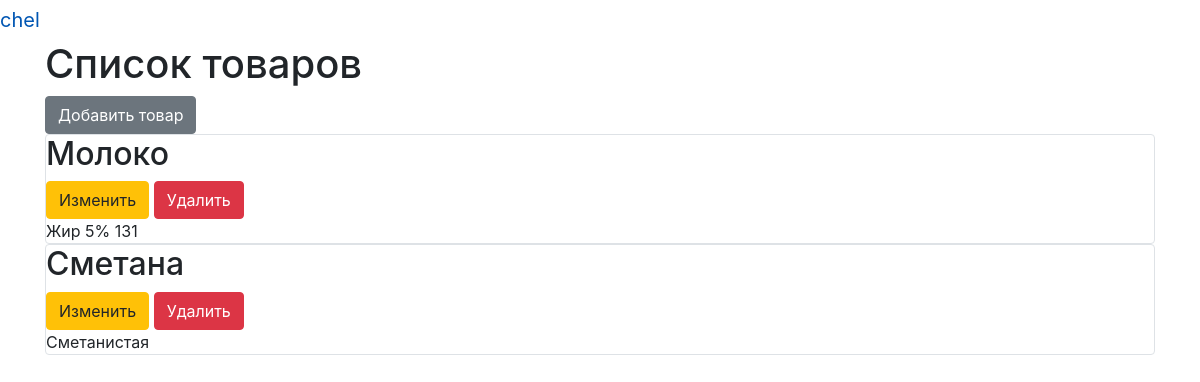
Before: / (signed in) with the older database file.
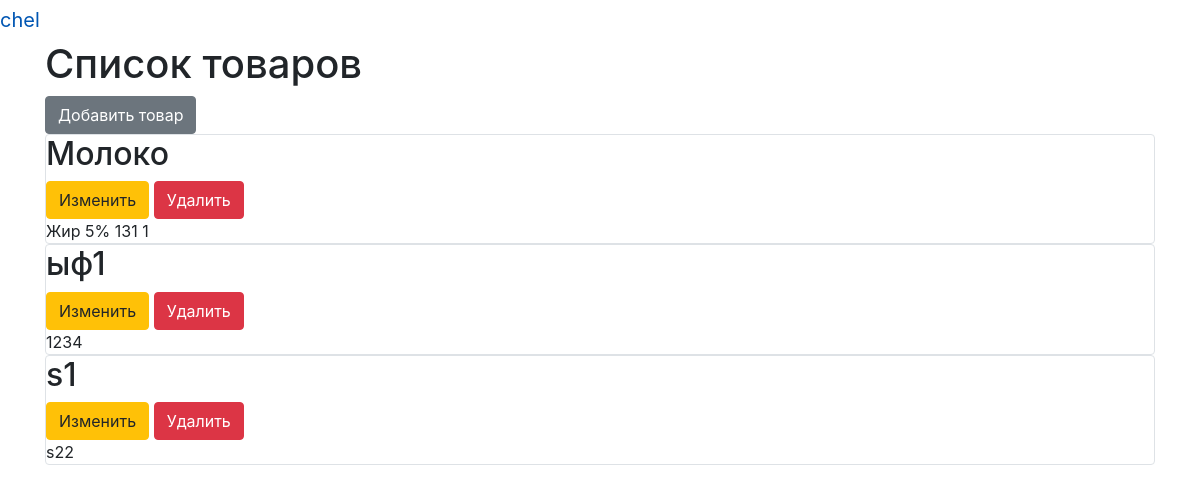
After: the same page with the newer database file.
### data/users.py (models this page shows, shortened)
class User(SqlAlchemyBase, UserMixin, SerializerMixin):
    __tablename__ = 'users'
    id = sqlalchemy.Column(sqlalchemy.Integer,
                           primary_key=True, autoincrement=True)
    name = sqlalchemy.Column(sqlalchemy.String, nullable=True)
    about = sqlalchemy.Column(sqlalchemy.String, nullable=True)
    email = sqlalchemy.Column(sqlalchemy.String,
                              index=True, unique=True, nullable=True)
    hashed_password = sqlalchemy.Column(sqlalchemy.String, nullable=True)
    created_date = sqlalchemy.Column(sqlalchemy.DateTime,
                                     default=datetime.datetime.now)

### data/products.py (models this page shows)
class Products(SqlAlchemyBase):
    __tablename__ = 'products'
    id = sqlalchemy.Column(sqlalchemy.Integer,
                           primary_key=True, autoincrement=True)
    title = sqlalchemy.Column(sqlalchemy.String, nullable=True)
    content = sqlalchemy.Column(sqlalchemy.String, nullable=True)

### main.py (the view)
@app.route("/")
def index():
    db_sess = db_session.create_session()
    products = db_sess.query(Products)
    return render_template("index.html", products=products)

### data/db_session.py (called while the page is built)
def create_session() -> Session:
    global __factory
    return __factory()

### main.py (called while the page is built)
@login_manager.user_loader
def load_user(user_id):
    db_sess = db_session.create_session()
    return db_sess.query(User).get(user_id)

### templates/index.html
{% extends "base.html" %}
{% block content %}
<h1>Список товаров</h1>
{% if current_user.is_authenticated %}
    <a href="products" class="btn btn-secondary">Добавить товар</a>
{% endif %}
{% for item in products%}
<div class="col-md6 border rounded">
    <h2>{{item.title}}</h2>
    {% if current_user.is_authenticated %}
    <div>
        <a href="/products/{{ item.id }}" class="btn btn-warning">
            Изменить
        </a>
        <a href="/products_delete/{{ item.id }}" class="btn btn-danger">
            Удалить
        </a>
    </div>
    {% endif %}
    <div>
        {{item.content}}
    </div>
</div>
{% endfor %}
{% endblock %}

### templates/base.html (shortened to what this page needs)
<!doctype html>
<html lang="en">
<head>
    <link rel="stylesheet"
          href="https://stackpath.bootstrapcdn.com/bootstrap/4.4.1/css/bootstrap.min.css"
>
</head>
<body>
<nav>
    {% if current_user.is_authenticated %}
    <a class="navbar-brand" href="/logout">{{ current_user.name }}</a>
    {% else %}
    <p>
        <a class="btn btn-primary " href="/register">Зарегистрироваться</a>
        <a class="btn btn-success" href="/login">Войти</a>
    </p>
{% endif %}
</nav>
<main role="main" class="container">
    {% block content %}{% endblock %}
</main>
</body>
</html>

Changed rows visible on the page:
removed Products: title "Сметана", content "Сметанистая"
changed Products "Молоко": content "Жир 5% 131" → "Жир 5% 131 1"
added Products: title "ыф1", content "1234"
added Products: title "s1", content "s22"
